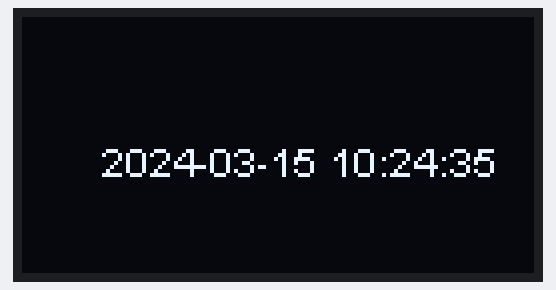
This sketch was run on a simulated ESP8266 (NodeMCU). Parts: 128×64 one-colour display. WiFi joins after 1.5 s; servers stay silent unless stated; the local clock reads 2024-03-15 10:24:30 at power-on unless the sketch sets it; not simulated (calls return 0 or success): data/credentials.h; what the sketch prints to the serial monitor is not drawn.

Above: at 5.1 s.
At 10.1 s:
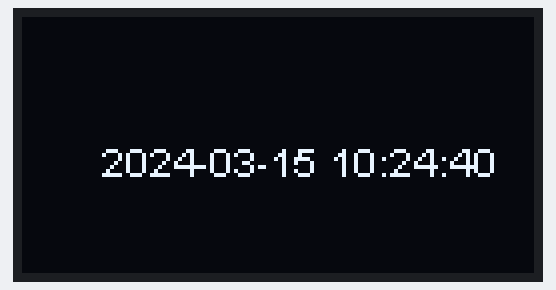
At 20.1 s:
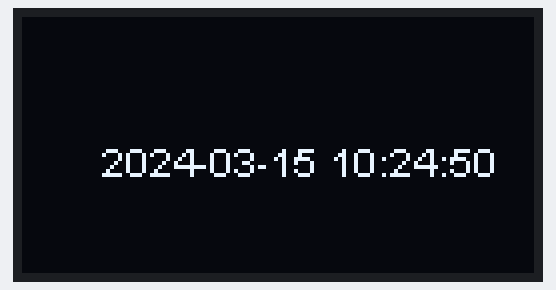
At 35.1 s:
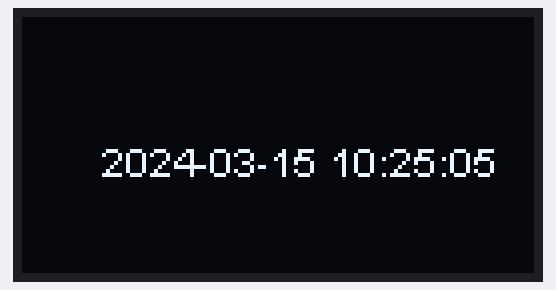

The sketch:

debug_board.ino
```cpp
#include <ESP8266WiFi.h>
#include <WiFiClientSecure.h>
//https://github.com/witnessmenow/Universal-Arduino-Telegram-Bot
#include <UniversalTelegramBot.h>

// Add your custom file using "Sketch" -> "Add file"
#include "data/credentials.h"

const unsigned long BOT_MTBS = 5000;  // delay between main loop steps

X509List cert(TELEGRAM_CERTIFICATE_ROOT);
WiFiClientSecure secured_client;
UniversalTelegramBot bot(BOT_TOKEN, secured_client);
unsigned long bot_lasttime;
String foo;

#define GMT_OFFSET 60 * 60 * 3  // GMT+3

/**************
RS 485
**************/
#define MAX485_RE_DE D2

void beginTransmission() {
  digitalWrite(MAX485_RE_DE, HIGH);
}

void endTransmission() {
  digitalWrite(MAX485_RE_DE, LOW);
}

/**************
I2C Display
**************/
//https://github.com/ThingPulse/esp8266-oled-ssd1306
#include <Wire.h>
#include <SH1106Wire.h>
SH1106Wire display(0x3c, SDA, SCL);  // ADDRESS, SDA, SCL

/**************/

void logToChat(String message) {
  bot.sendMessage(TG_CHAT_ID, message, "");
}

void sendString(String const& s) {
    beginTransmission();
    Serial.println(s);
    Serial.flush();
    endTransmission();
}

String getCurrentTime() {
  time_t now;
  tm* timeinfo;
  time(&now);
  timeinfo = localtime(&now);
  char buf[20];
  snprintf(buf, sizeof(buf), "%d-%02d-%02d %02d:%02d:%02d", timeinfo->tm_year + 1900, timeinfo->tm_mon + 1,
           timeinfo->tm_mday, timeinfo->tm_hour, timeinfo->tm_min, timeinfo->tm_sec);
  return String(buf);
}

void setupTime() {
  configTime(GMT_OFFSET, 0, "pool.ntp.org");  // get UTC time via NTP
  time_t now = time(nullptr);
  while (now < 24 * 3600) {
    delay(100);
    now = time(nullptr);
  }
  logToChat("Time synchronized: " + getCurrentTime());
}

void setupWiFi() {
  WiFi.begin(WIFI_SSID, WIFI_PASSWORD);
  secured_client.setTrustAnchors(&cert);
  while (WiFi.status() != WL_CONNECTED) {
    delay(500);
  }
}

void setupDisplay() {
  display.init();
  display.flipScreenVertically();
  display.setFont(ArialMT_Plain_10);
  display.clear();
}

void setupRS485() {
  pinMode(MAX485_RE_DE, OUTPUT);
  digitalWrite(MAX485_RE_DE, LOW); // recieve mode
  Serial.begin(115200, SERIAL_8N1);
  Serial.swap();
}

void setup() {
  setupWiFi();
  setupTime();
  logToChat("Connected to WiFi: " + String(WIFI_SSID));
  setupDisplay();
  setupRS485();
}

void loop() {

  if (Serial.available() > 0) {
      foo = Serial.readString();
      foo.trim();
      foo = "Readed from RS485: <" + foo + ">";
      logToChat(foo);
    }

  if (millis() - bot_lasttime > BOT_MTBS) {
    bot_lasttime = millis();

    sendString(getCurrentTime());

    display.clear();
    display.setFont(ArialMT_Plain_10);
    display.setTextAlignment(TEXT_ALIGN_LEFT);
    display.drawString(20, 30, getCurrentTime());
    display.display();
  }

}
```

Measured:
- what the display in image 0 shows lasts 5.0 s, from 5.0 s to 10.0 s
